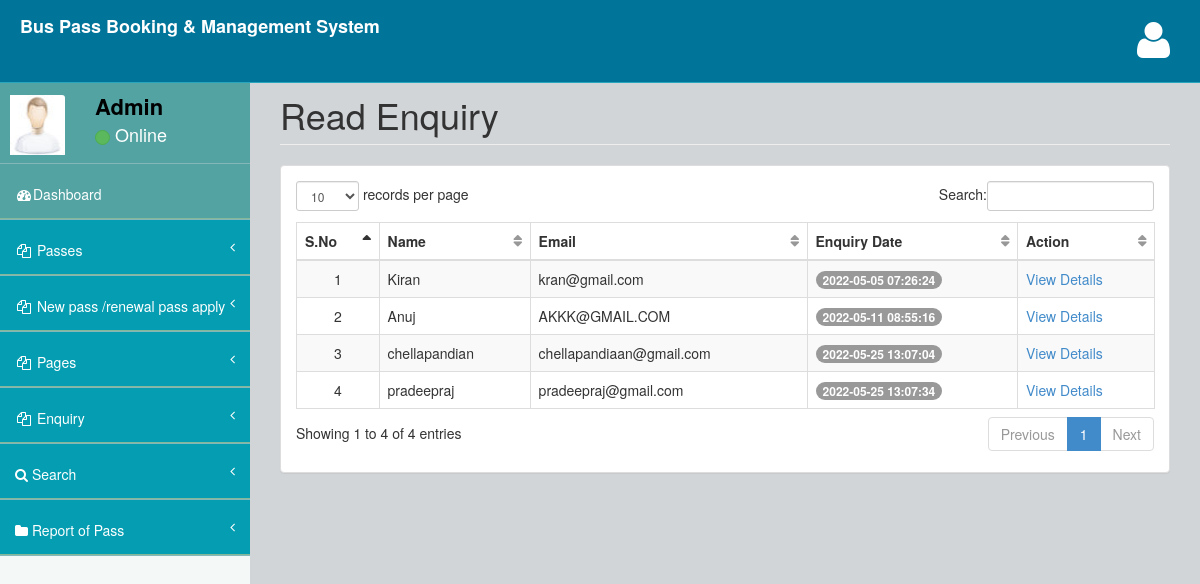
The app's page /buspassms/admin/readenq.php (signed in) with its own data.
### tables this page shows
CREATE TABLE `tblcontact` (
  `ID` int(10) NOT NULL,
  `Name` varchar(200) DEFAULT NULL,
  `Email` varchar(200) DEFAULT NULL,
  `Message` mediumtext DEFAULT NULL,
  `EnquiryDate` timestamp NOT NULL DEFAULT current_timestamp(),
  `IsRead` int(5) DEFAULT NULL
);

### buspassms/admin/readenq.php (the view, shortened to what this page needs)
<?php
include('includes/dbconnection.php');
if (strlen($_SESSION['bpmsaid']==0)) {
  header('location:logout.php');
  } else{
  ?>
<!DOCTYPE html>
<html>
<head>
    <link href="assets/plugins/bootstrap/bootstrap.css" rel="stylesheet" />
    <link href="assets/font-awesome/css/font-awesome.css" rel="stylesheet" />
    <link href="assets/plugins/pace/pace-theme-big-counter.css" rel="stylesheet" />
  <link href="assets/css/style.css" rel="stylesheet" />
      <link href="assets/css/main-style.css" rel="stylesheet" />
    <link href="assets/plugins/dataTables/dataTables.bootstrap.css" rel="stylesheet" />
</head>
<body>
    <div id="wrapper">
       <?php include_once('includes/header.php');?>
        <?php include_once('includes/sidebar.php');?>
        <div id="page-wrapper">
            <div class="row">
                <div class="col-lg-12">
                    <h1 class="page-header">Read Enquiry</h1>
                </div>
            </div>
            <div class="row">
                <div class="col-lg-12">
                    <div class="panel panel-default">
                        <div class="panel-body">
                            <div class="table-responsive">
                                <table class="table table-striped table-bordered table-hover" id="dataTables-example">
                                    <thead>
                                       <tr>
                   <th>S.No</th>
                   <th>Name</th>
                    <th>Email</th>
                    <th>Enquiry Date</th>
                     <th>Action</th>
                  </tr>
                                    </thead>
                                    <tbody>
                                         <?php
$sql="SELECT * from tblcontact where IsRead='1'";
$query = $dbh -> prepare($sql);
$query->execute();
$results=$query->fetchAll(PDO::FETCH_OBJ);
$cnt=1;
if($query->rowCount() > 0)
{
foreach($results as $row)
{               ?>
                                       <tr>
                     <td class="text-center"><?php echo htmlentities($cnt);?></td>
                                        <td><?php  echo htmlentities($row->Name);?></td>
                                        <td><?php  echo htmlentities($row->Email);?></td>
                                        <td>
                                            <span class="badge badge-primary"><?php  echo htmlentities($row->EnquiryDate);?></span>
                                        </td>
                                         <td><a href="view-enquiry.php?viewid=<?php echo htmlentities ($row->ID);?>">View Details</a></td>
                  </tr>
               <?php $cnt=$cnt+1;}} ?>
                                    </tbody>
                                </table>
                            </div>
                        </div>
                    </div>
                </div>
            </div>
        </div>
    </div>
</body>
</html>
<?php }  ?>

### buspassms/admin/includes/header.php (shortened to what this page needs)
<nav class="navbar navbar-default navbar-fixed-top" role="navigation" id="navbar">
    <div class="navbar-header">
        <a class="navbar-brand" href="dashboard.php" style="color: #ffffff">
            <strong>Bus Pass Booking & Management System</strong>
        </a>
    </div>
    <ul class="nav navbar-top-links navbar-right">
        <li class="dropdown">
            <a class="dropdown-toggle" data-toggle="dropdown" href="#">
                <i class="fa fa-user fa-3x"></i>
            </a>
        </li>
    </ul>
</nav>

### buspassms/admin/includes/sidebar.php (shortened to what this page needs)
<?php
include('includes/dbconnection.php');
?>
        <nav class="navbar-default navbar-static-side" role="navigation">
            <div class="sidebar-collapse">
                <ul class="nav" id="side-menu">
                    <li>
                        <div class="user-section">
                            <div class="user-section-inner">
                                <img src="assets/img/user.jpg" alt="">
                            </div>
                            <div class="user-info">
                                <?php
$aid=$_SESSION['bpmsaid'];
$sql="SELECT AdminName from  tbladmin where ID=:aid";
$query = $dbh -> prepare($sql);
$query->bindParam(':aid',$aid,PDO::PARAM_STR);
$query->execute();
$results=$query->fetchAll(PDO::FETCH_OBJ);
$cnt=1;
if($query->rowCount() > 0)
{
foreach($results as $row)
{               ?>
                                <div><strong><?php  echo $row->AdminName;?></strong></div>
                                <div class="user-text-online">
                                    <span class="user-circle-online btn btn-success btn-circle "></span>&nbsp;Online
                                </div>
                            </div>
                            <?php $cnt=$cnt+1;}} ?>
                        </div>
                    </li>
                    <li class="selected">
                        <a href="dashboard.php"><i class="fa fa-dashboard fa-fw"></i>Dashboard</a>
                    </li>
                    <li>
                        <a href="#"><i class="fa fa-files-o fa-fw"></i> Passes<span class="fa arrow"></span></a>
                    </li>
                    <li>
                        <a href="#"><i class="fa fa-files-o fa-fw"></i> New pass /renewal pass apply<span class="fa arrow"></span></a>
                    </li>
                    <li>
                        <a href="#"><i class="fa fa-files-o fa-fw"></i> Pages<span class="fa arrow"></span></a>
                    </li>
                    <li>
                        <a href="#"><i class="fa fa-files-o fa-fw"></i> Enquiry<span class="fa arrow"></span></a>
                    </li>
                    <li>
                        <a href="search-pass.php"><i class="fa fa-search"></i>  Search<span class="fa arrow"></span></a>
                        </li>
                        <li>
                        <a href="pass-bwdates-report.php"><i class="fa fa-folder"></i>  Report of Pass<span class="fa arrow"></span></a>
                        </li>
                </ul>
            </div>
        </nav>

### buspassms/admin/assets/css/style.css (style rules this page uses)
body { background-color: #f8f8f8; }
#wrapper { width: 100%; margin-top: 55px!important; background-color:#f4f9f7; }
#page-wrapper { padding: 0 15px; min-height: 568px; background-color:rgb(209, 213, 216); }
.navbar-static-side ul li { border-bottom:1px solid #84b7b8 !important; }
.navbar-top-links li { display: inline-block; }
.navbar-top-links li:last-child { margin-right: 15px; }
.navbar-top-links li a { padding: 20px; min-height: 50px; }
.arrow { float: right; }
.fa.arrow:before { content: "\f104"; }
@media (min-width:768px) { .navbar-static-side { z-index: 1; position: absolute; width: 250px; } }
table.dataTable thead .sorting, table.dataTable thead .sorting_asc:after, table.dataTable thead .sorting_desc, table.dataTable thead .sorting_asc_disabled, table.dataTable thead .sorting_desc_disabled { background: transparent; }
table.dataTable thead .sorting_asc:after { content: "\f0de"; float: right; font-family: fontawesome; }
table.dataTable thead .sorting:after { content: "\f0dc"; float: right; font-family: fontawesome; color: rgba(50,50,50,.5); }
.btn-circle { width: 30px; height: 30px; padding: 6px 0; border-radius: 15px; text-align: center; font-size: 12px; line-height: 1.428571429; }

### buspassms/admin/assets/css/main-style.css (style rules this page uses)
.user-section-inner { height: 65px; width: 65px; -moz-border-radius: 3px; -webkit-border-radius: 3px; border-radius: 3px; overflow: hidden; display: inline-block; float: left; margin-right: 15px; margin-top: 20px; }
.user-section-inner img { margin-left:10px; width:55px; height:60px; }
.user-info { display: block; color:#000!important; display: inline-block; padding: 15px; margin-bottom: 0px }
.user-text-online { font-size:18px; color:#fff }
.user-circle-online { width: 15px!important; height: 15px!important; }
.navbar-top-links > li > a { color: #ffffff; }
.nav > li > a { padding: 20px 15px; }
#side-menu { background-color:#049db1; }
#side-menu a { color:#fff; border-bottom: 1px solid #84B899 !important; height: 55px; }
.selected { background-color:rgb(83, 163, 163); }
#navbar { background-color:rgb(1, 116, 154); }
.navbar-brand { color: #ffffff; padding-left:20px; }
.navbar-default { border-color: #27A6BE; }
@media (min-width:768px) { #page-wrapper { position: inherit; margin: 0 0 0 250px; padding: 0 30px; min-height: 1000px; } }

### records on screen
tblcontact: Name "Kiran", Email "kran@gmail.com", EnquiryDate "2022-05-05 07:26:24"
tblcontact: Name "Anuj", Email "AKKK@GMAIL.COM", EnquiryDate "2022-05-11 08:55:16"
tblcontact: Name "chellapandian", Email "chellapandiaan@gmail.com", EnquiryDate "2022-05-25 13:07:04"
tblcontact: Name "pradeepraj", Email "pradeepraj@gmail.com", EnquiryDate "2022-05-25 13:07:34"

### other values on screen
$row->AdminName "Admin"
